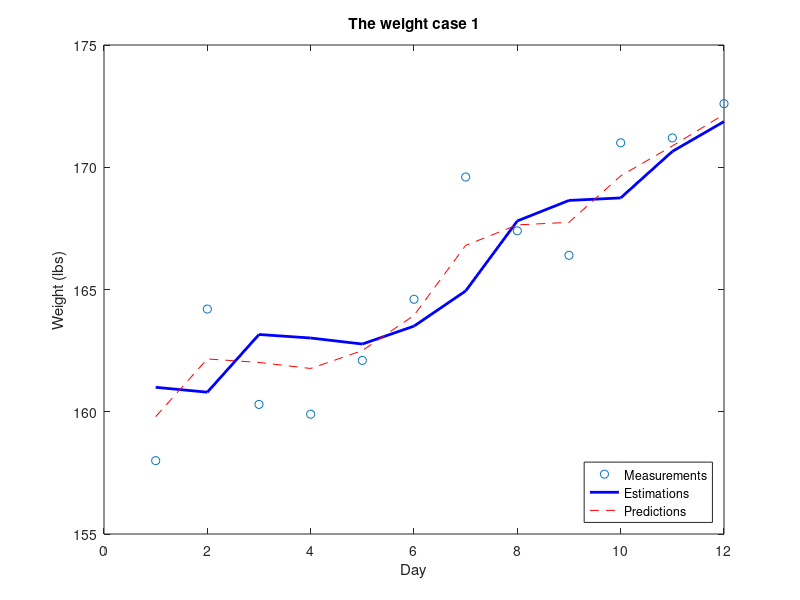

This figure's MATLAB source:
clear all
close all
clc

t=[1:12]; %No. of iterations
weights=[158.0 164.2 160.3 159.9 162.1 164.6 169.6 167.4 166.4 171.0 171.2 172.6]; %Input Values
Initial_guess=160;
weight=Initial_guess; %Initial guess
gain_rate=1;
time_step = 1; %day
scale_factor = 4/10;
data = ones(4,1);

for k=1:12
    
    prediction = weight + gain_rate*time_step; 
    weight = prediction + (scale_factor * (weights(k) - prediction));
    
    %Saving Data
    data(1,1)=Initial_guess;
    data(k+1:12,1)=weight;
    data(k,2)=prediction;
    data(k,3)=weight;
    
end

%Plotting Data
plot(t,weights,'o')
hold on
plot(t,data(:,2),'-b','LineWidth',2)
plot(t,data(:,3),'--r')
legend('Measurements','Estimations','Predictions')
legend('Location','southeast')
title('The weight case 1')
xlabel('Day')
ylabel('Weight (lbs)')

    